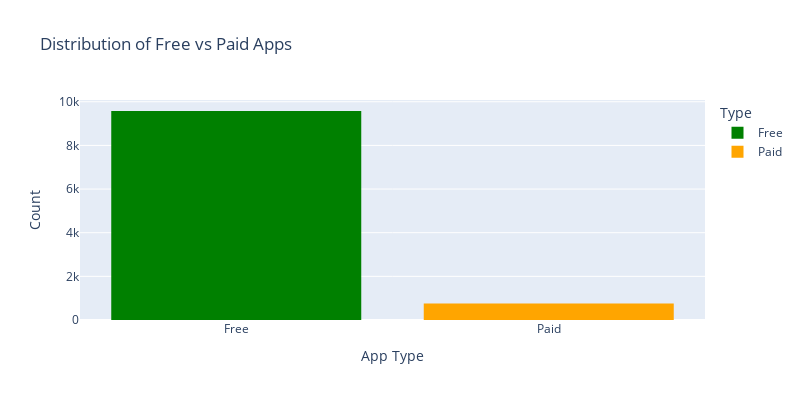

This figure's notebook cell:
### Code cell
fig = px.histogram(apps, x='Type', color='Type', color_discrete_map={'Free': 'green', 'Paid': 'orange'}, title='Distribution of Free vs Paid Apps')
fig.update_layout(xaxis_title='App Type',yaxis_title='Count', width=800, height=400)

fig.show()

### Figure 1 — Plotly figure (JSON) as saved in the notebook; plotly's stock layout.template omitted (floating-point values rounded to 4 significant figures; data arrays with more than 128 entries replaced by an {"elided": "..."} marker saying what was removed)
{"data": [{"alignmentgroup": "True", "bingroup": "x", "hovertemplate": "Type=%{x}<br>count=%{y}<extra></extra>", "legendgroup": "Free", "marker": {"color": "green", "pattern": {"shape": ""}}, "name": "Free", "offsetgroup": "Free", "orientation": "v", "showlegend": true, "type": "histogram", "x": {"elided": "9577 str values"}, "xaxis": "x", "yaxis": "y"}, {"alignmentgroup": "True", "bingroup": "x", "hovertemplate": "Type=%{x}<br>count=%{y}<extra></extra>", "legendgroup": "Paid", "marker": {"color": "orange", "pattern": {"shape": ""}}, "name": "Paid", "offsetgroup": "Paid", "orientation": "v", "showlegend": true, "type": "histogram", "x": {"elided": "761 str values"}, "xaxis": "x", "yaxis": "y"}], "layout": {"barmode": "relative", "height": 400, "legend": {"title": {"text": "Type"}, "tracegroupgap": 0}, "title": {"text": "Distribution of Free vs Paid Apps"}, "width": 800, "xaxis": {"anchor": "y", "autorange": true, "categoryarray": ["Free", "Paid"], "categoryorder": "array", "domain": [0, 1], "range": [-0.5, 1.5], "title": {"text": "App Type"}, "type": "category"}, "yaxis": {"anchor": "x", "autorange": true, "domain": [0, 1], "range": [0, 10080.0], "title": {"text": "Count"}}}}
